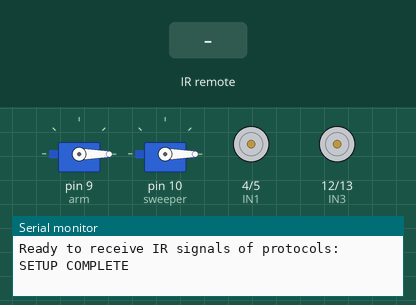
Simulated run of this sketch. Board: Arduino Uno, built with avr-gcc and run on an emulated ATmega328P. Shown: 2 × servo, motor-driver pin pairs drawn as motors (green arrow = first pin HIGH = forward, orange = second pin HIGH = backward, longer = more drive, scaled by the enable pin), the last lines printed to the serial monitor. The test bench sets the inputs (shaded band).

Above: at 1.7 s.
1.8 s: infrared code 0x18 received
At 1.87 s:
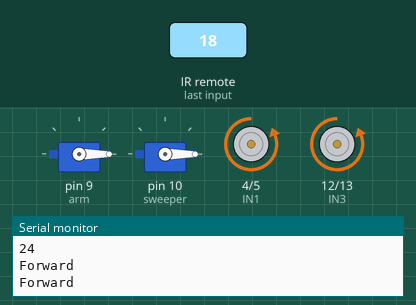
3.4 s: infrared code 0x52 received
At 3.47 s:
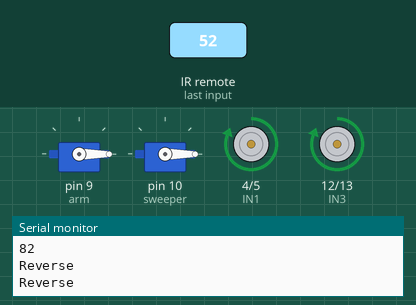
5.0 s: infrared code 0x8 received
At 5.07 s:
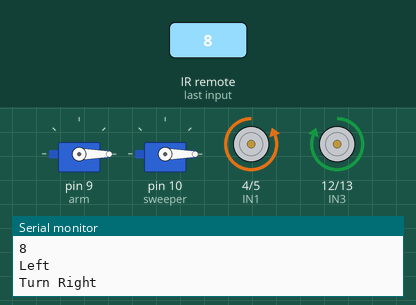
6.6 s: infrared code 0x5A received
At 6.67 s:
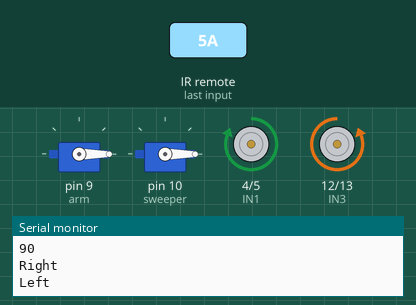
Timing chart, 0 to 9.2 s (numbered marks = the images above; inputs shaded):
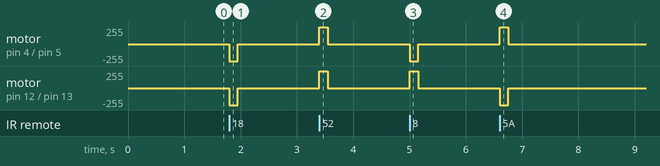

The sketch:

IR_Excavator_Robot.ino
```cpp
/*
 ************************************************************************************
 * Mechanismic Inc.
 *
 * Created 2023
 * By Renix Calle
 * Last Modified 07/31/2023
 * Version 2.0
 *
 *
 * This project aims to educate the user on how to control a 2WD car
 * using bluetooth as well as an excavator mechanism using finite servos.
 *
 *
 * https://snappyxo.io/

 ************************************************************************************
 */

#include <IRremote.h>
#include <Servo.h>


//Declares Servos and Parameters
Servo arm;
Servo sweeper;
int sweeperAngle = 0;
int armAngle = 0;
const int increment = 10;
const int maxAngle = 180;
const int minAngle = 0;

// MOTOR LEFT PINS
const int ENA = 6;
const int IN1 = 4;
const int IN2 = 5;

// MOTOR RIGHT PINS
const int ENB = 11;
const int IN3 = 12;
const int IN4 = 13;


void setPins() {
	// Set pins as input or output
	pinMode(ENA, OUTPUT);
	pinMode(IN1, OUTPUT);
	pinMode(IN2, OUTPUT);
	pinMode(ENB, OUTPUT);
	pinMode(IN3, OUTPUT);
	pinMode(IN4, OUTPUT);
}


void setup() {
	delay(500);

	// Begin serial communication with computer.
	Serial.begin(9600);

	// Set pin modes
	setPins();
  // Enables Left and Right Motors
  digitalWrite(ENA, HIGH);
	digitalWrite(ENB, HIGH);

  arm.attach(9);
  sweeper.attach(10);
  Serial.begin(9600);
  arm.write(armAngle);
  sweeper.write(sweeperAngle);


 IrReceiver.begin(8, DISABLE_LED_FEEDBACK);

 Serial.print(F("Ready to receive IR signals of protocols: "));
 printActiveIRProtocols(&Serial);
	Serial.println("SETUP COMPLETE");
}

// Configures the motor controller to stop the motors.
void Brake() {
  Serial.println ("Stop");
	digitalWrite(IN1, LOW);
	digitalWrite(IN2, LOW);
	digitalWrite(IN3, LOW);
	digitalWrite(IN4, LOW);

}

// Configures the motor controller to have the robot move forward.
void Forward() {
  Serial.println ("Forward");
	digitalWrite(IN1, LOW);
	digitalWrite(IN2, HIGH);
	digitalWrite(IN3, LOW);
	digitalWrite(IN4, HIGH);
  delay(150);
  digitalWrite(IN1, LOW);
	digitalWrite(IN2, LOW);
	digitalWrite(IN3, LOW);
	digitalWrite(IN4, LOW);
	// Do not write the motor speeds on this function. It simply configures the motor controller.
}

// Configures the motor controller to have the robot move backwards.
void Reverse() {
  Serial.println ("Reverse");
  digitalWrite(IN1, HIGH);
	digitalWrite(IN2, LOW);
	digitalWrite(IN3, HIGH);
	digitalWrite(IN4, LOW);
  delay(150);
  digitalWrite(IN1, LOW);
	digitalWrite(IN2, LOW);
	digitalWrite(IN3, LOW);
	digitalWrite(IN4, LOW);
	// Do not write the motor speeds on this function. It simply configures the motor controller.
}
/* TURN RIGHT */
void Right(){
  Serial.println ("Left");
  digitalWrite(IN1, HIGH);
	digitalWrite(IN2, LOW);
	digitalWrite(IN3, LOW);
	digitalWrite(IN4, HIGH);
  delay(150);
  digitalWrite(IN1, LOW);
	digitalWrite(IN2, LOW);
	digitalWrite(IN3, LOW);
	digitalWrite(IN4, LOW);
}

/* TURN LEFT */
void Left(){
  Serial.println ("Turn Right") ;
  digitalWrite(IN1, LOW);
	digitalWrite(IN2, HIGH);
	digitalWrite(IN3, HIGH);
	digitalWrite(IN4, LOW);
  delay(150);
  digitalWrite(IN1, LOW);
	digitalWrite(IN2, LOW);
	digitalWrite(IN3, LOW);
	digitalWrite(IN4, LOW);

}

//Raises the arm servo up to the maximum angle
void Raise(){
 if (armAngle < maxAngle) {
    armAngle += increment;
    if (armAngle > maxAngle) {
      armAngle = maxAngle;
    }
    arm.write(armAngle);
    Serial.println(armAngle);

}
}

//Lower arm servo to minimum angle.
void Lower(){
  if (armAngle > minAngle) {
    armAngle -= increment;
    if (armAngle < minAngle) {
      armAngle = minAngle;
    }
    arm.write(armAngle);
    Serial.println(armAngle);

}
}

// Opens sweeper Servo to maximum angle
void Open(){
  if (sweeperAngle < maxAngle) {
    sweeperAngle += increment;
    if (sweeperAngle > maxAngle) {
      sweeperAngle = maxAngle;
    }
    sweeper.write(sweeperAngle);
    Serial.println(sweeperAngle);

  }
}

//Closes sweeper Servo to minimum angle
void Close(){
  if (sweeperAngle > minAngle) {
    sweeperAngle -= increment;
    if (sweeperAngle < minAngle) {
      sweeperAngle = minAngle;
    }
    sweeper.write(sweeperAngle);
    Serial.println(sweeperAngle);

  }
}

// Main loop which detects users inputs and responds based on which button is pressed on the IR remote.
void loop() {
  // Decodes Infrared Signal from Remote
    if (IrReceiver.decode()) {
      // Enable receiving of the next value
        IrReceiver.resume();
        Serial.println(IrReceiver.decodedIRData.command);


        if (IrReceiver.decodedIRData.command == 0x45) {
            Serial.println(1);
            Raise();
        }
        else if (IrReceiver.decodedIRData.command == 0x46) {
            Serial.println(2);
            Lower();
        }
        else if (IrReceiver.decodedIRData.command == 0x47) {
            Serial.println(3);
            Open();
        }
        else if (IrReceiver.decodedIRData.command == 0x44) {
            Serial.println(4);
            Close();
        }
        else if (IrReceiver.decodedIRData.command == 0x18) {
            Serial.println("Forward");
            Forward();

        }
        else if (IrReceiver.decodedIRData.command == 0x52) {
            Serial.println("Reverse");
            Reverse();
        }
        else if (IrReceiver.decodedIRData.command == 0x8) {
            Serial.println("Left");
            Left();
        }
        else if (IrReceiver.decodedIRData.command == 0x5A) {
            Serial.println("Right");
            Right();
        }
        else if (IrReceiver.decodedIRData.command == 0x1C) {
            Serial.println("OK");
            Brake();
        }

    }

}
```

Measured:
- after the input at 1.8 s, motor on pin 4 (IN1) / pin 5 (IN2), motor on pin 12 (IN3) / pin 13 (IN4): stopped → backward 255/255 at once, → stopped 0.15 s later
- after the input at 3.4 s, motor on pin 4 (IN1) / pin 5 (IN2), motor on pin 12 (IN3) / pin 13 (IN4): stopped → forward 255/255 at once, → stopped 0.15 s later
- after the input at 5.0 s, motor on pin 4 (IN1) / pin 5 (IN2): stopped → backward 255/255 at once, → stopped 0.15 s later; motor on pin 12 (IN3) / pin 13 (IN4): stopped → forward 255/255 at once, → stopped 0.15 s later
- after the input at 6.6 s, motor on pin 4 (IN1) / pin 5 (IN2): stopped → forward 255/255 at once, → stopped 0.15 s later; motor on pin 12 (IN3) / pin 13 (IN4): stopped → backward 255/255 at once, → stopped 0.15 s later
